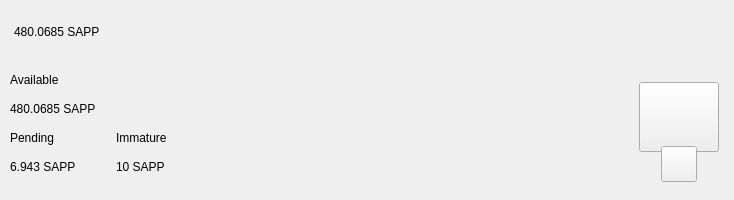
<?xml version="1.0" encoding="UTF-8"?>
<ui version="4.0">
 <class>TopBar</class>
 <widget class="QWidget" name="TopBar">
  <property name="geometry">
   <rect>
    <x>0</x>
    <y>0</y>
    <width>734</width>
    <height>200</height>
   </rect>
  </property>
  <property name="minimumSize">
   <size>
    <width>0</width>
    <height>200</height>
   </size>
  </property>
  <property name="maximumSize">
   <size>
    <width>16777215</width>
    <height>200</height>
   </size>
  </property>
  <property name="windowTitle">
   <string>Form</string>
  </property>
  <layout class="QVBoxLayout" name="verticalLayout_10" stretch="0">
   <property name="spacing">
    <number>0</number>
   </property>
   <property name="leftMargin">
    <number>0</number>
   </property>
   <property name="topMargin">
    <number>0</number>
   </property>
   <property name="rightMargin">
    <number>0</number>
   </property>
   <property name="bottomMargin">
    <number>0</number>
   </property>
   <item>
    <widget class="PFBorderImage" name="containerTop">
     <layout class="QVBoxLayout" name="verticalLayout_11">
      <property name="spacing">
       <number>0</number>
      </property>
      <property name="leftMargin">
       <number>0</number>
      </property>
      <property name="topMargin">
       <number>0</number>
      </property>
      <property name="rightMargin">
       <number>0</number>
      </property>
      <property name="bottomMargin">
       <number>0</number>
      </property>
      <item>
       <widget class="QWidget" name="top_container_2" native="true">
        <property name="minimumSize">
         <size>
          <width>0</width>
          <height>65</height>
         </size>
        </property>
        <layout class="QHBoxLayout" name="top_container">
         <property name="spacing">
          <number>0</number>
         </property>
         <property name="leftMargin">
          <number>14</number>
         </property>
         <property name="topMargin">
          <number>0</number>
         </property>
         <property name="rightMargin">
          <number>14</number>
         </property>
         <property name="bottomMargin">
          <number>0</number>
         </property>
         <item alignment="Qt::AlignVCenter">
          <widget class="QWidget" name="widgetTopAmount" native="true">
           <property name="sizePolicy">
            <sizepolicy hsizetype="Preferred" vsizetype="Maximum">
             <horstretch>0</horstretch>
             <verstretch>0</verstretch>
            </sizepolicy>
           </property>
           <layout class="QHBoxLayout" name="horizontalLayout_5">
            <property name="spacing">
             <number>0</number>
            </property>
            <property name="leftMargin">
             <number>0</number>
            </property>
            <property name="topMargin">
             <number>0</number>
            </property>
            <property name="rightMargin">
             <number>0</number>
            </property>
            <property name="bottomMargin">
             <number>0</number>
            </property>
            <item alignment="Qt::AlignTop">
             <widget class="QLabel" name="labelAmountTopPiv">
              <property name="minimumSize">
               <size>
                <width>0</width>
                <height>36</height>
               </size>
              </property>
              <property name="styleSheet">
               <string notr="true">padding:0px;margin:0px;</string>
              </property>
              <property name="text">
               <string notr="true">480.0685 SAPP</string>
              </property>
             </widget>
            </item>
           </layout>
          </widget>
         </item>
         <item>
          <spacer name="horizontalSpacer">
           <property name="orientation">
            <enum>Qt::Horizontal</enum>
           </property>
           <property name="sizeHint" stdset="0">
            <size>
             <width>40</width>
             <height>20</height>
            </size>
           </property>
          </spacer>
         </item>
         <item>
          <layout class="QHBoxLayout" name="horizontalLayout_4">
           <property name="spacing">
            <number>12</number>
           </property>
           <property name="rightMargin">
            <number>0</number>
           </property>
           <item alignment="Qt::AlignRight">
            <widget class="QWidget" name="layoutSync" native="true">
             <property name="minimumSize">
              <size>
               <width>0</width>
               <height>36</height>
              </size>
             </property>
             <property name="maximumSize">
              <size>
               <width>16777215</width>
               <height>36</height>
              </size>
             </property>
             <layout class="QVBoxLayout" name="verticalLayout_9">
              <property name="leftMargin">
               <number>0</number>
              </property>
              <property name="topMargin">
               <number>0</number>
              </property>
              <property name="rightMargin">
               <number>0</number>
              </property>
              <property name="bottomMargin">
               <number>0</number>
              </property>
              <item>
               <widget class="ExpandableButton" name="pushButtonSync" native="true">
                <property name="minimumSize">
                 <size>
                  <width>36</width>
                  <height>36</height>
                 </size>
                </property>
                <property name="maximumSize">
                 <size>
                  <width>16777215</width>
                  <height>36</height>
                 </size>
                </property>
               </widget>
              </item>
             </layout>
            </widget>
           </item>
           <item>
            <widget class="ExpandableButton" name="pushButtonHDUpgrade" native="true">
             <property name="minimumSize">
              <size>
               <width>36</width>
               <height>36</height>
              </size>
             </property>
            </widget>
           </item>
           <item>
            <widget class="ExpandableButton" name="pushButtonStack" native="true">
             <property name="minimumSize">
              <size>
               <width>36</width>
               <height>36</height>
              </size>
             </property>
            </widget>
           </item>
           <item>
            <widget class="ExpandableButton" name="pushButtonConf" native="true">
             <property name="minimumSize">
              <size>
               <width>36</width>
               <height>36</height>
              </size>
             </property>
            </widget>
           </item>
           <item>
            <widget class="ExpandableButton" name="pushButtonMasternodes" native="true">
             <property name="minimumSize">
              <size>
               <width>36</width>
               <height>36</height>
              </size>
             </property>
            </widget>
           </item>
		   <item>
            <widget class="ExpandableButton" name="pushButtonConsole" native="true">
             <property name="minimumSize">
              <size>
               <width>36</width>
               <height>36</height>
              </size>
             </property>
            </widget>
           </item>
           <item>
            <widget class="ExpandableButton" name="pushButtonColdStaking" native="true">
             <property name="minimumSize">
              <size>
               <width>36</width>
               <height>36</height>
              </size>
             </property>
            </widget>
           </item>
           <item>
            <widget class="ExpandableButton" name="pushButtonConnection" native="true">
             <property name="minimumSize">
              <size>
               <width>36</width>
               <height>36</height>
              </size>
             </property>
            </widget>
           </item>
           <item>
            <widget class="ExpandableButton" name="pushButtonTor" native="true">
             <property name="minimumSize">
              <size>
               <width>36</width>
               <height>36</height>
              </size>
             </property>
            </widget>
           </item>
           <item>
            <widget class="ExpandableButton" name="pushButtonLock" native="true">
             <property name="sizePolicy">
              <sizepolicy hsizetype="Expanding" vsizetype="Expanding">
               <horstretch>0</horstretch>
               <verstretch>0</verstretch>
              </sizepolicy>
             </property>
             <property name="minimumSize">
              <size>
               <width>36</width>
               <height>0</height>
              </size>
             </property>
            </widget>
           </item>
           <item>
            <widget class="ExpandableButton" name="pushButtonTheme" native="true">
             <property name="minimumSize">
              <size>
               <width>36</width>
               <height>36</height>
              </size>
             </property>
             <property name="maximumSize">
              <size>
               <width>16777215</width>
               <height>36</height>
              </size>
             </property>
            </widget>
           </item>
           <item>
            <widget class="ExpandableButton" name="pushButtonFAQ" native="true">
             <property name="minimumSize">
              <size>
               <width>36</width>
               <height>36</height>
              </size>
             </property>
            </widget>
           </item>
          </layout>
         </item>
        </layout>
       </widget>
      </item>
      <item>
       <widget class="QWidget" name="bottom_container" native="true">
        <property name="minimumSize">
         <size>
          <width>0</width>
          <height>135</height>
         </size>
        </property>
        <layout class="QHBoxLayout" name="botton_container">
         <property name="leftMargin">
          <number>10</number>
         </property>
         <property name="topMargin">
          <number>0</number>
         </property>
         <property name="rightMargin">
          <number>10</number>
         </property>
         <property name="bottomMargin">
          <number>10</number>
         </property>
         <item>
          <layout class="QHBoxLayout" name="horizontalLayout_3">
           <property name="bottomMargin">
            <number>9</number>
           </property>
           <item>
            <layout class="QVBoxLayout" name="verticalLayout_7">
             <property name="spacing">
              <number>0</number>
             </property>
             <property name="leftMargin">
              <number>0</number>
             </property>
             <property name="rightMargin">
              <number>30</number>
             </property>
             <item>
              <layout class="QVBoxLayout" name="verticalLayout_2">
               <item>
                <widget class="QLabel" name="labelTitle1">
                 <property name="text">
                  <string>Available</string>
                 </property>
                </widget>
               </item>
               <item>
                <widget class="QLabel" name="labelAmountPiv">
                 <property name="text">
                  <string notr="true">480.0685 SAPP</string>
                 </property>
                </widget>
               </item>
              </layout>
             </item>
             <item>
              <layout class="QHBoxLayout" name="horizontalLayout_2">
               <property name="spacing">
                <number>0</number>
               </property>
               <item>
                <layout class="QVBoxLayout" name="verticalLayout_3">
                 <item>
                  <widget class="QLabel" name="labelTitle3">
                   <property name="text">
                    <string>Pending</string>
                   </property>
                  </widget>
                 </item>
                 <item>
                  <widget class="QLabel" name="labelPendingPiv">
                   <property name="text">
                    <string notr="true">6.943 SAPP</string>
                   </property>
                  </widget>
                 </item>
                </layout>
               </item>
               <item>
                <spacer name="horizontalSpacer_3">
                 <property name="orientation">
                  <enum>Qt::Horizontal</enum>
                 </property>
                 <property name="sizeType">
                  <enum>QSizePolicy::Fixed</enum>
                 </property>
                 <property name="sizeHint" stdset="0">
                  <size>
                   <width>40</width>
                   <height>20</height>
                  </size>
                 </property>
                </spacer>
               </item>
               <item>
                <layout class="QVBoxLayout" name="verticalLayout_4">
                 <item>
                  <widget class="QLabel" name="labelTitle4">
                   <property name="text">
                    <string>Immature</string>
                   </property>
                  </widget>
                 </item>
                 <item>
                  <widget class="QLabel" name="labelImmaturePiv">
                   <property name="text">
                    <string notr="true">10 SAPP</string>
                   </property>
                  </widget>
                 </item>
                </layout>
               </item>
              </layout>
             </item>
            </layout>
           </item>
          </layout>
         </item>
         <item>
          <spacer name="horizontalSpacer_2">
           <property name="orientation">
            <enum>Qt::Horizontal</enum>
           </property>
           <property name="sizeHint" stdset="0">
            <size>
             <width>40</width>
             <height>20</height>
            </size>
           </property>
          </spacer>
         </item>
         <item alignment="Qt::AlignHCenter|Qt::AlignVCenter">
          <widget class="QWidget" name="qrContainer" native="true">
           <property name="sizePolicy">
            <sizepolicy hsizetype="Preferred" vsizetype="Minimum">
             <horstretch>0</horstretch>
             <verstretch>0</verstretch>
            </sizepolicy>
           </property>
           <property name="minimumSize">
            <size>
             <width>90</width>
             <height>110</height>
            </size>
           </property>
           <property name="maximumSize">
            <size>
             <width>90</width>
             <height>110</height>
            </size>
           </property>
           <layout class="QVBoxLayout" name="containerQR">
            <property name="spacing">
             <number>0</number>
            </property>
            <property name="leftMargin">
             <number>5</number>
            </property>
            <property name="topMargin">
             <number>10</number>
            </property>
            <property name="rightMargin">
             <number>5</number>
            </property>
            <property name="bottomMargin">
             <number>0</number>
            </property>
            <item>
             <widget class="QPushButton" name="btnQr">
              <property name="minimumSize">
               <size>
                <width>70</width>
                <height>70</height>
               </size>
              </property>
              <property name="maximumSize">
               <size>
                <width>16777215</width>
                <height>70</height>
               </size>
              </property>
              <property name="focusPolicy">
               <enum>Qt::NoFocus</enum>
              </property>
              <property name="text">
               <string/>
              </property>
              <property name="iconSize">
               <size>
                <width>70</width>
                <height>70</height>
               </size>
              </property>
             </widget>
            </item>
            <item>
             <spacer name="verticalSpacer">
              <property name="orientation">
               <enum>Qt::Vertical</enum>
              </property>
              <property name="sizeType">
               <enum>QSizePolicy::Fixed</enum>
              </property>
              <property name="sizeHint" stdset="0">
               <size>
                <width>20</width>
                <height>20</height>
               </size>
              </property>
             </spacer>
            </item>
            <item alignment="Qt::AlignHCenter|Qt::AlignBottom">
             <widget class="QPushButton" name="pushButtonQR">
              <property name="minimumSize">
               <size>
                <width>36</width>
                <height>36</height>
               </size>
              </property>
              <property name="maximumSize">
               <size>
                <width>36</width>
                <height>36</height>
               </size>
              </property>
              <property name="focusPolicy">
               <enum>Qt::NoFocus</enum>
              </property>
              <property name="text">
               <string/>
              </property>
             </widget>
            </item>
           </layout>
          </widget>
         </item>
        </layout>
       </widget>
      </item>
     </layout>
    </widget>
   </item>
  </layout>
 </widget>
 <customwidgets>
  <customwidget>
   <class>ExpandableButton</class>
   <extends>QWidget</extends>
   <header>qt/pivx/expandablebutton.h</header>
   <container>1</container>
  </customwidget>
  <customwidget>
   <class>PFBorderImage</class>
   <extends>QFrame</extends>
   <header>qt/pivx/pfborderimage.h</header>
   <container>1</container>
  </customwidget>
 </customwidgets>
 <resources/>
 <connections/>
</ui>
